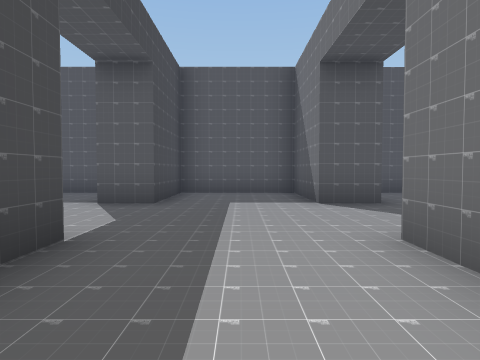
View 1 (above)

19 first-person views from a walk through a Unity game level. The camera is 1.2 m above the floor, tilts 2° down and sees 75° across. The floor is counted in squares, 2 m on a side. Each view is taken from the middle of a square. On the plan, view 1 faces up. The plan holds only what a view shows up to about 9 squares ahead; the rest is blank. The place goes on beyond the plan. The player is left out. Some animated figures are not drawn.

View 2
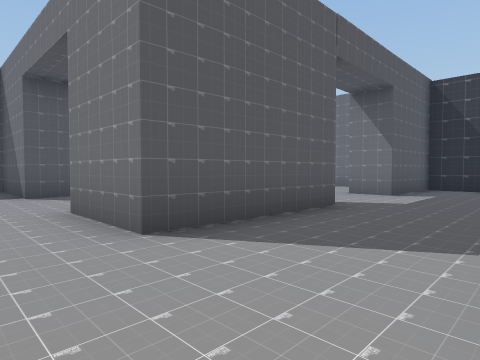

View 3
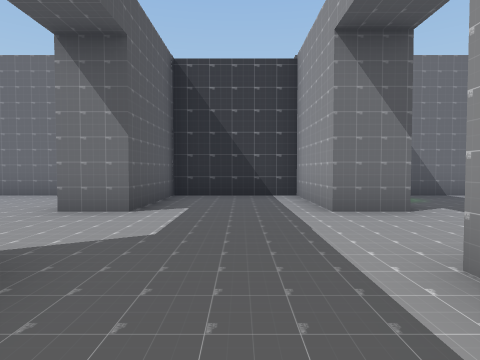

View 4
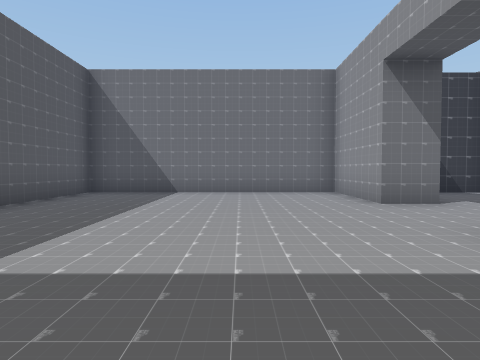

View 5
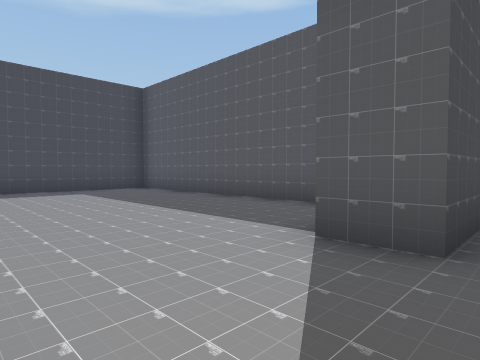

View 6
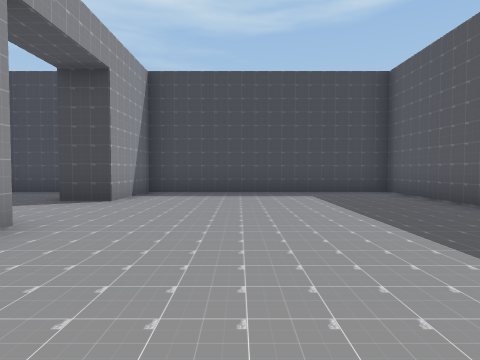

View 7
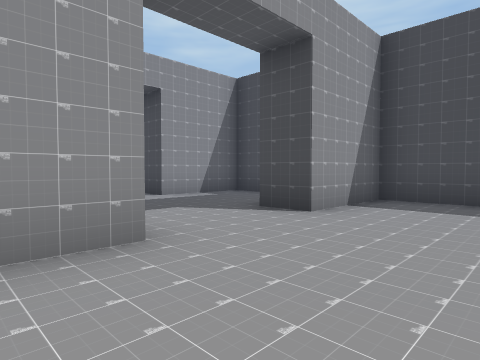

View 8
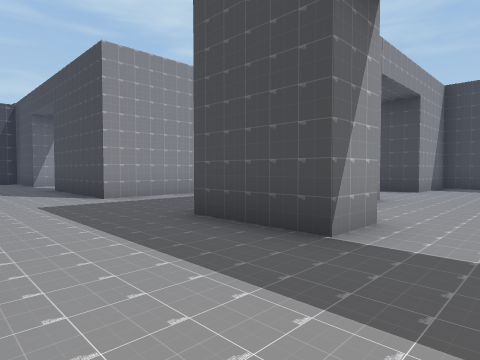

View 9
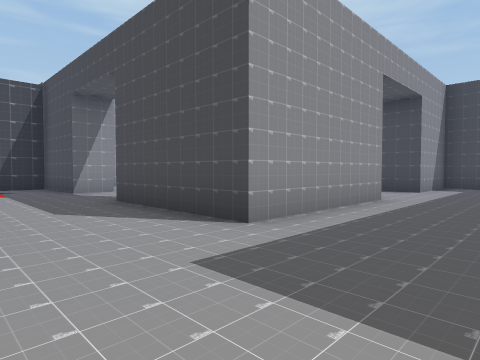

View 10
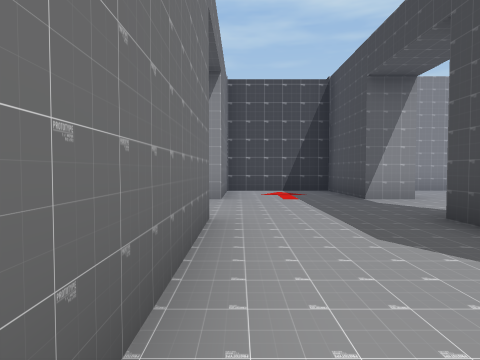

View 11
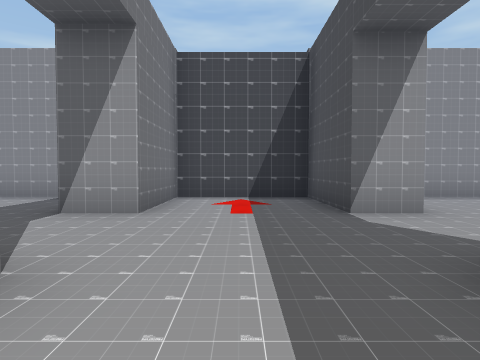

View 12
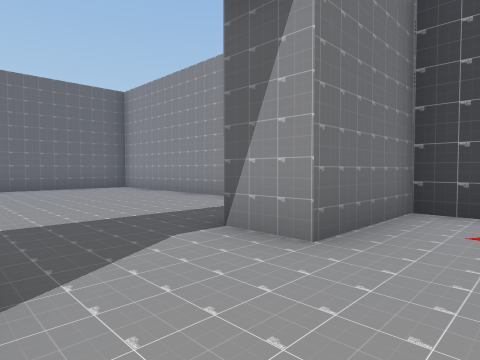

View 13
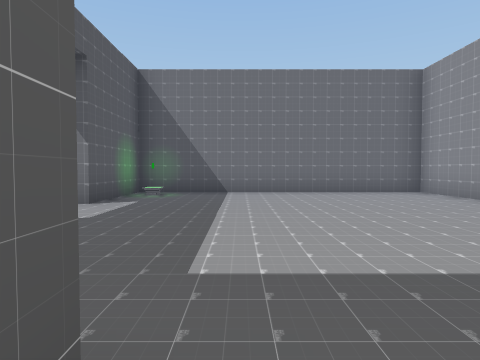

View 14
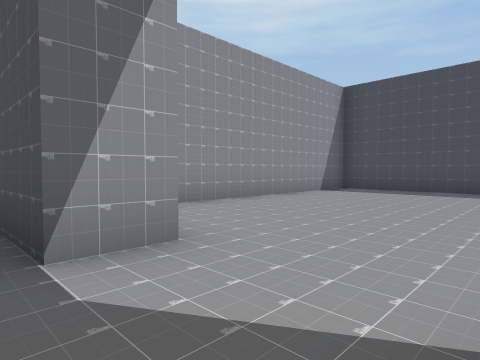

View 15
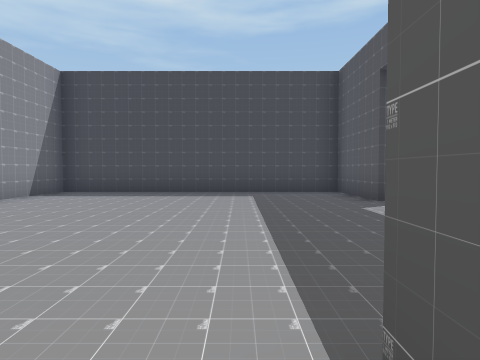

View 16
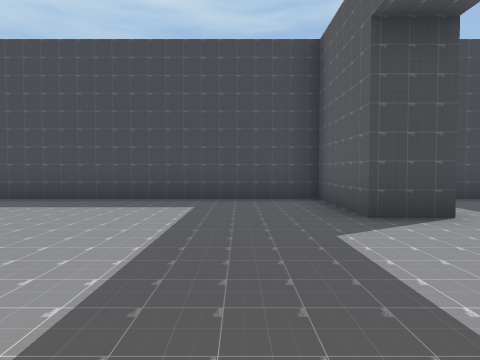

View 17
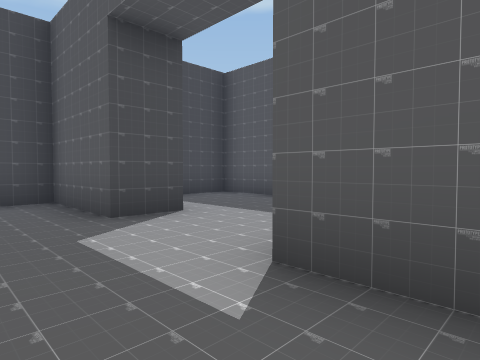

View 18
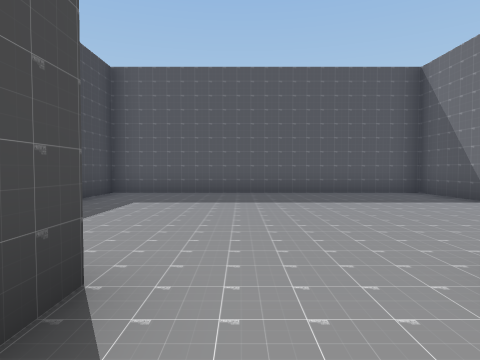

View 19
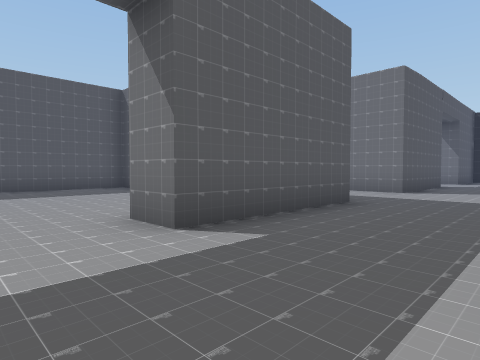

### Floor plan
Points are (right, up) in squares from view 1. A wall is a line through its corners. A room is listed if a view was taken in it or the views show most of it. See-through windows are left out.
Room 1 (views 1, 2, 3, 4, 5, 6, 7, 8, 9, 10, 11, 12, 13, 14, 15, 16, 17, 18, 19)
walls: (1.4, -5.9) (1.4, -2.4); (-4.1, -3.4) (-5.4, -3.4); (-2.5, 2.6) (-1.5, 2.6) (-1.5, 0.6) (-5.3, 0.6) (-5.3, 1.6) (-4.2, 1.6); (-5.4, -2.4) (-1.5, -2.4) (-1.5, -5.9); (4.9, 0.6) (1.4, 0.6) (1.4, 2.8); (-2.5, -8.2) (-1.5, -8.2) (-1.5, -10.7) (1.4, -10.7) (1.4, -8.2) (2.5, -8.2); (2.5, 5.4) (1.4, 5.4) (1.4, 7.9) (-1.5, 7.9) (-1.5, 5.4) (-2.5, 5.4); (-2.5, 5.9) (-2.5, 7.9) (-10.2, 7.9) (-10.2, 1.6) (-7.8, 1.6) (-7.8, 0.6); (-8.5, 0.6) (-10.2, 0.6) (-10.2, -2.4) (-7.8, -2.4) (-7.8, -3.4) (-10.2, -3.4) (-10.2, -10.7) (-3.8, -10.7); (3.9, -10.7) (10.1, -10.7) (10.1, -3.4) (7.4, -3.4) (7.4, -2.4) (10.1, -2.4) (10.1, 0.6) (7.4, 0.6) (7.4, 1.6) (10.1, 1.6) (10.1, 7.9) (7, 7.9); (4.1, 7.9) (3.5, 7.9)
objects: other object (9, -4)

Positions as (right, up) in squares from view 1, and headings:
1: (0, 0), facing up
2: (0, -2), facing up-right
3: (3, -1), facing right
4: (2, 4), facing right
5: (-1, 3), facing up-left
6: (-2, 4), facing left
7: (-4, 4), facing down-left
8: (1, 4), facing down-left
9: (1, 0), facing down-left
10: (1, -2), facing down
11: (0, -4), facing down
12: (0, -6), facing down-right
13: (2, -6), facing right
14: (-1, -6), facing down-left
15: (-2, -6), facing left
16: (-4, -5), facing left
17: (-4, -5), facing up-left
18: (-7, 0), facing up
19: (-7, -2), facing up-right
